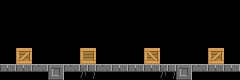

Tiled map render using the project's own tile images. Description and the whole map definition, tile-layer contents included, below:
An orthogonal 15x5 tile map with 16x16 px tiles, 1 tile layer (Tile Layer 1).

<map version="1.0" orientation="orthogonal" renderorder="right-down" width="15" height="5" tilewidth="16" tileheight="16" nextobjectid="1">
 <tileset firstgid="1" name="tileset" tilewidth="16" tileheight="16">
  <image source="../images/tileset.png" width="128" height="112" />
 </tileset>
 <layer name="Tile Layer 1" width="15" height="5">
  <data encoding="csv">
0,0,0,0,0,0,0,0,0,0,0,0,0,0,0,
0,0,0,0,0,0,0,0,0,0,0,0,0,0,0,
0,0,0,0,0,0,0,0,0,0,0,0,0,0,0,
0,38,0,0,0,36,0,0,0,37,0,0,0,38,0,
41,41,42,33,42,39,42,41,41,41,39,33,42,41,41
</data>
 </layer>
</map>
